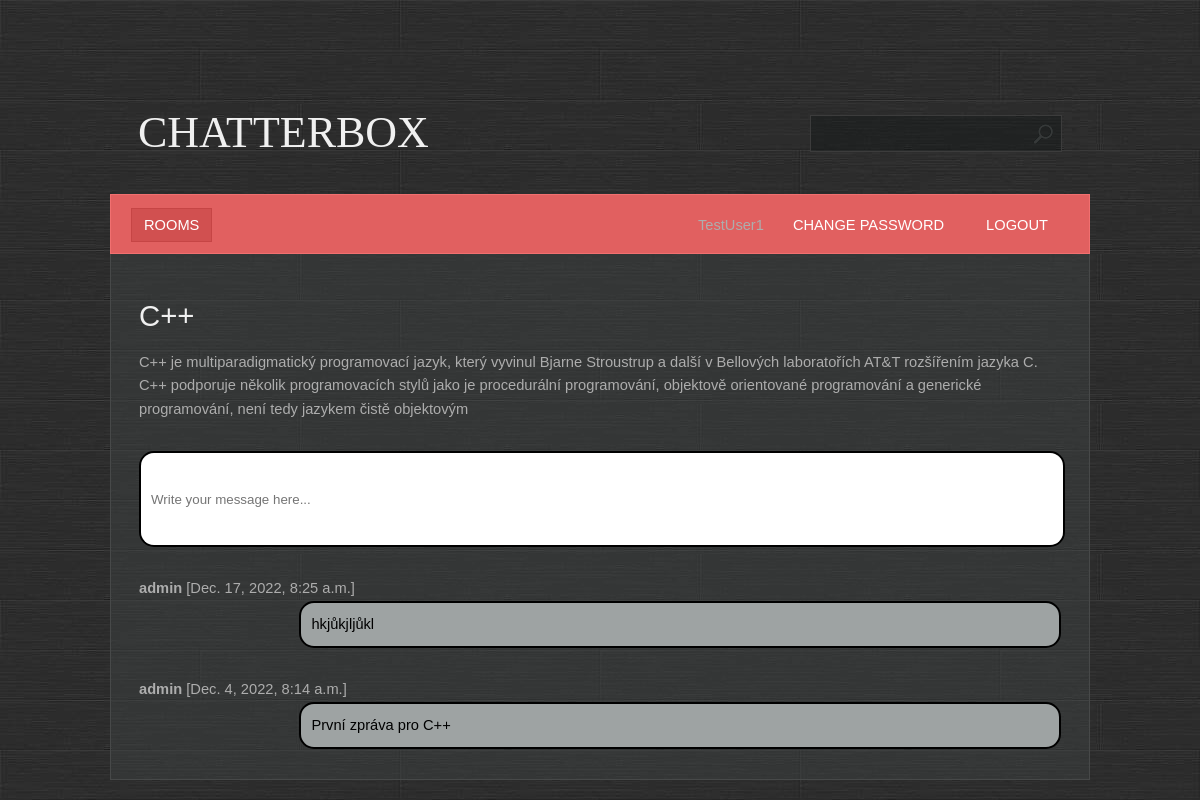
Page /room/detail/3/ (signed in) on the committed database.
### base/models.py (models this page shows, shortened)
class Room(Model):
    name = models.CharField(max_length=200, unique=True)
    description = models.TextField(null=True, blank=True)
    participants = models.ManyToManyField(User, related_name='participants', blank=True)
    created = models.DateTimeField(auto_now_add=True)
    updated = models.DateTimeField(auto_now=True)
    class Meta:
        ordering = ['-created', 'name']

class Message(Model):
    body = models.TextField()
    room = models.ForeignKey(Room, on_delete=models.CASCADE)
    user = models.ForeignKey(User, on_delete=models.CASCADE)
    created = models.DateTimeField(auto_now_add=True)
    updated = models.DateTimeField(auto_now=True)
    class Meta:
        ordering = ['-created', 'body']

### base/views.py (the view, shortened to what this page needs)
# urls.py: path('room/detail/<pk>/', base.views.room, name='room'),
@login_required
@permission_required(['base.view_room', 'base.view_message'])
def room(request, pk):
    room = Room.objects.get(id=pk)
    messages = room.message_set.all()
    context = {'room': room,
               'messages': messages}
    return render(request, template_name='base/room.html', context=context)

### base/templates/base/room.html (shortened to what this page needs)
{% extends 'main.html' %}
{% block content %}
    <h1>{{ room.name }}</h1>
    <br>
    <div class="box">{{ room.description }}</div>
    {% if perms.base.add_message %}
        <div class="box room__message">
            <form method="post">
            <input name="body" placeholder="Write your message here..."/>
            </form>
        </div>
    {% endif %}
        {% for message in messages %}
            {% if user == message.user %}
                <div class="box">
                <div style="float: right"><b>{{ message.user }}</b> [{{ message.created }}] </div>
                <div class="message" style="float: right; background-color: #e16060; color: white;" >{{ message.body }}</div>
                </div>
            {% else %}
                <div class="box">
                <div><b>{{ message.user }}</b> [{{ message.created }}] </div>
                <div class="message" style="float: right">{{ message.body }}</div>
                </div>
            {% endif %}
        {% endfor %}
{% endblock %}

### templates/navbar.html (shortened to what this page needs)
<ul>
    <li class="first active">
        <a href="{% url 'rooms' %}">Rooms</a>
    </li>
    {% if user.is_authenticated %}
        <li class="last-child">
            <a href="{% url 'logout' %}">Logout</a>
        </li>
        <li class="last-child">
            <a href="{% url 'password_change' %}">Change password</a>
        </li>
        <li class="last-child">{{ user.username }}
        </li>
    {% else %}
        <li class="last-child">
            <a href="{% url 'login' %}">Login</a>
        </li>
    {% endif %}
</ul><br class="clearfix"/>

### static/styles/style.css (style rules this page uses)
* { margin: 0; padding: 0; }
a { text-decoration: underline; color: #e8e8e8; }
body { font-size: 11pt; line-height: 1.6em; font-family: Arial, sans-serif; background: #9ea3a3; color: #adadad; background: url(/static/images/bg.jpg); }
h1,h2,h3,h4 { text-transform: uppercase; font-weight: normal; color: #f0f0f0; }
ul { margin-bottom: 1.25em; }
ul { list-style: none; }
.last-child { float:right; }
.message { width: 80%; padding: 10px; color: black; background: #9ea3a3; border-radius: 15px; border: 2px solid black; }
.room__message { background: white; border-radius: 15px; border: 2px solid black; width: 100%; }
.room__message > form > input { resize: none; border: none; outline: none; padding: 10px; height: 4.5rem; width: 100%; }
.box { overflow: hidden; margin: 0 0 30px 0; }
#menu a { text-decoration: none; text-transform: uppercase; color: #ffffff; padding: 8px 12px 8px 12px; border: solid 1px #e16060; }
#menu ul { list-style: none; }
#menu ul li { display: inline; padding: 0 8px 0 8px; }
#menu ul li.first { padding-left: 0; }
#menu ul li.active a { background: #D15050; border: solid 1px #C64545; }

### rows in the picture
Room: name "C++", description "C++ je multiparadigmatický programovací jazyk, který vyvinul Bjarne Stroustrup a další v Bellových laboratořích AT&T rozšířením jazyka C. C++ podporuje několik programovacích stylů jako je procedurální programování, objektově orientované programování a generické programování, není tedy jazykem čistě objektovým"
Message: user "admin", created "Dec. 17, 2022, 8:25 a.m.", body "hkjůkjljůkl"
Message: user "admin", created "Dec. 4, 2022, 8:14 a.m.", body "První zpráva pro C++"

### other values in the picture
{{ user.username }} "TestUser1"
